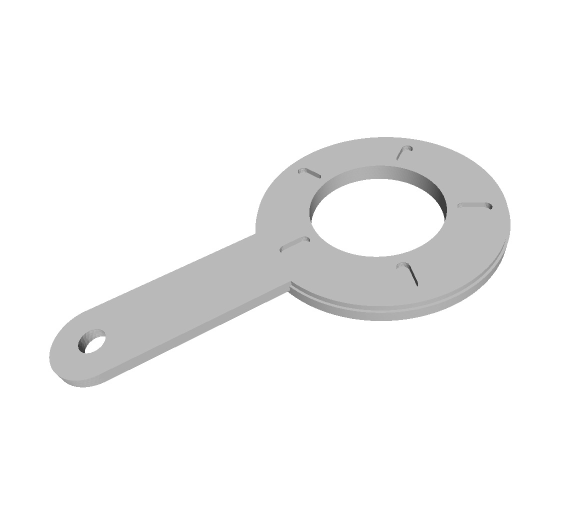
#> input picture vanishing-point/wrench.jpeg, 1150 x 1033 px (shown at 1/2 size)
$ jupyter execute vanishing_point_final.ipynb   (older library calls are emulated)
#> lines starting #> are read from the running program, lines starting #| are printed output that depends on the picture; after the words box and inside, x2 and y2 are one past the last pixel; in counts of white or black regions, pixels touching at a corner belong together
## Import modules

[cell 1]
import numpy as np
import matplotlib.pyplot as plt
import matplotlib.image as mpimg
import cv2
import random
import math
import operator
from collections import Counter

## Standard Hough Transformation Function

[cell 2]
def houghTransform(img):
    gray = cv2.cvtColor(img, cv2.COLOR_BGR2GRAY)
    # [5 lines of commented-out code are left out]
    blur= cv2.GaussianBlur(gray,(7,7),1)             # Apply Gaussian Blur with kernel size of (7,7)

    # Take the median of the image and calculate the upper and lower bound
    v =  np.median(blur)
    lower =  int(max(0 , (1.0 - 0.33) * v))
    upper = int(min(255, (1.0 + 0.33) * v))
    edges = cv2.Canny(blur, lower, upper, apertureSize=3)

    cv2.imwrite("edges.jpg", edges)

    # Compute the Hough Transform
    lines = cv2.HoughLines(edges, 1, np.pi / 180, 150)
    print("Found lines: {}".format(len(lines)))
    houghLines = []
    # Draw the lines
    for line in lines:
        rho, theta = line[0]
        if abs(theta-np.pi/90) < np.pi/9:
            continue
        a = np.cos(theta)
        b = np.sin(theta)
        x0 = a * rho
        y0 = b * rho
        x1 = int(x0 + 1000 * (-b))
        y1 = int(y0 + 1000 * (a))
        x2 = int(x0 - 1000 * (-b))
        y2 = int(y0 - 1000 * (a))
        line_points = list(((x1,y1), (x2,y2)))
        cv2.line(img,(x1,y1),(x2,y2),(0,0,255),1)
        cv2.imwrite("StandardHough.jpg", img);
        # print("line_points: ", line_points)
        houghLines.append( line_points)
        # cv2.line(img, (x1, y1), (x2, y2), (0, 0, 255), 2)
    return houghLines

## Probablistic Hough Transform

[cell 3]
def probabilistichoughTransform(img):
    gray = cv2.cvtColor(img, cv2.COLOR_BGR2GRAY)
    # kernel = np.ones((15, 15), np.uint8)

    # opening = cv2.morphologyEx(gray, cv2.MORPH_OPEN, kernel)
    gray = cv2.medianBlur(gray,3) # Removes salt and pepper noise by convolving the image with a (3,3) square kernel
    gray = cv2.GaussianBlur(gray, (9,9), 0)  # Smoothens the image by convolving the with a (9,9) Gaussian filter
    #Find Image Gradient along the Y-axis
    sobely_64f = cv2.Sobel(gray, cv2.CV_64F, 0, 1 , ksize = 3) # Sobel filter size:(3,3)
    abs_sobelx64F = np.absolute(sobely_64f)
    abs_sobelx64F = abs_sobelx64F/ abs_sobelx64F.max() * 255 # Force pixel values to be in range [0, 255]
    sobely_8u = np.uint8(abs_sobelx64F) # Force pixels to take integer values
    y_grad_threshold = sobely_8u.copy() # Make a copy for further thresholding


    # Find Image Gradient along the X-axis
    sobelx_64f = cv2.Sobel(gray, cv2.CV_64F, 1 , 0,ksize = 3) # Sobel filter size: (3,3)
    abs_sobelx = np.absolute(sobelx_64f)
    abs_sobelx = abs_sobelx/abs_sobelx.max() *  255 # Force pixel values to be in range [0, 255]
    sobelx_8u = np.uint8(abs_sobelx)

    # Find gradient direction
    grad_directions = np.arctan2(sobely_8u, sobelx_8u)
    # Threshold gradient direction image to process essential pixels only
    y_grad_threshold[y_grad_threshold > 30] = 255
    grad_directions[y_grad_threshold < 10] = -np.pi
    grad_directions_normalized = ((grad_directions*180/np.pi) + 180)/360 # Force pixels to be in range [0,1]
    grad_directions_8u = np.uint8(grad_directions_normalized * 255) # Rescale pixels to lie in [0, 255]

    # edges = cv2.Canny(gray, 50, 150, apertureSize=3)

    # cv2.imwrite("edgesProba.jpg", edges)
    # Hough Transform
    maxLineGap = 5 # max pixel spacing between 2 lines for it to be considered 1 line
    adaptive = int(75*1) # Needs to be decreased as the resolution is decreased
    minLineLength = adaptive # Min length of line in pixels to be extracted

    # Use the probabilistic Hough Transform with 'rho' value of 1 pixel and 'theta' value of 1 degree
    # The values of 'rho' and 'theta' represent the granularity of the detection scheme (rho = 1 means check every pixel, theta =  1 degree means check for every 1 degree variation) and
    # determine the dimensions of the Hough accumulator array (please see OpenCV Hough Transform for more details)
    # You can speed up line detection (by sacrificing for accuracy) by increasing the rho and theta values
    # The probabilistic Hough transform randomly samples sections of the image for lines (this only works if the image is structurally rich).
    # The output is a list in which every element describes a line by its end points (x1,y1) and (x2,y2)
    lines = cv2.HoughLinesP(grad_directions_8u,1,np.pi/180,350,minLineLength,maxLineGap) # Threshold of 400 needs to be decreased with image resolution

    # Compute the Hough Transform
    print("Found lines: {}".format(len(lines)))
    houghLinesP =  []
    formatted_hlp = []
    for i,line in enumerate(lines):
        # print(i)
        x1, y1, x2, y2 = line[0]
        line_points = list(((x1,y1), (x2,y2)))
        houghLinesP.append( line_points)
        formatted_hlp.append((x1,y1,x2,y2))
        cv2.line(img, (x1, y1), (x2, y2), (255, 0, 0), 1)
        cv2.imwrite("StandardHoughProb.jpg", img);

    return houghLinesP, formatted_hlp

[cell 4]
def determine(a, b):
    return a[0] * b[1] - a[1] * b[0]

def distancebetweenTwoPoints(p1, p2):
    '''
    calculate distance between point tuples
    '''
    x1, y1 = p1
    x2, y2 = p2
    return math.sqrt((x2 - x1)**2 + (y2 - y1)**2)
def checklineIntersection(line, p1, p2):
    '''
    check if a line passes throguh two points
    '''
    length1 = distancebetweenTwoPoints((line[0][0],line[0][1]),(p1, p2))
    length2 = distancebetweenTwoPoints((line[1][0],line[1][1]),(p1, p2))
    length3 = distancebetweenTwoPoints((line[0][0],line[0][1]),(line[1][0],line[1][1]))

    if int(length1) + int(length2)  == int(length3):
        return True
    else:
        return False
def intersectionOftwoLines(line_1,line_2, img_h, img_w):
    '''
    finds the intersection point between two lines
    '''

    xVal = (line_1[0][0] - line_1[1][0], line_2[0][0] - line_2[1][0])
    yVal = (line_1[0][1] - line_1[1][1], line_2[0][1] - line_2[1][1])

    intersect = determine(xVal, yVal)

    if intersect == 0:
        return 0,0

    temp = (determine(*line_1), determine(*line_2))
    x = determine(temp, xVal) / intersect
    y = determine(temp, yVal) / intersect

    if x <=0 or y<=0 or x>=img_w or y>=img_h:
        return img_w//2 , img_h//2
    return int(x), int(y)

def intersectionofmultipleLines(lines, img_h, img_w):
    '''
    find all pairs of lines that intersect
    '''
    intersections = []
    for i in range(len(lines)):
        for j in range(i+1, len(lines)):
            # print(lines[i])
            # print(lines[j])
            intersection = intersectionOftwoLines(lines[i], lines[j],img_h, img_w)
            if intersection not in intersections:
                intersections.append(intersection)
    return intersections

[cell 5]
def twoLineVP(img, houghLines, color , functype):
    '''
    function to get the Vanishing point using two lines
    '''
    ## TO-DO : make sure points are not negative
    countInt = {}
    i_h = int(img.shape[0])
    i_w = int(img.shape[1])
    for i,line1 in enumerate(houghLines):
        for j,line2 in enumerate(houghLines):
            # print("-- ",i,j)
            # if both the lines are same then don't process
            if line1 == line2:
                continue

            # check if point the lines are intersecting
            # print(line1, line2)
            # print(intersectionOftwoLines(line1, line2))
            pointX, pointY = intersectionOftwoLines(line1, line2, i_h, i_w)
            if pointX < 0 or pointY < 0 or pointX > i_w or pointY > i_h:
                continue
            countInt[(pointX, pointY)] = 1

            # now check for all other lines that intersect with this pair
            for lines in houghLines:
                # if lines are same then don't process
                if lines == line1 or lines == line2:
                    continue

                # check if the line is passing through the pair of points
                flag =  checklineIntersection(lines, pointX, pointY)
                if flag:
                    countInt[(pointX, pointY)] += 1


    finalInt = max(countInt.items(), key=operator.itemgetter(1))[0]
    print("Coordinates of VP : ")
    print(finalInt)
    cv2.circle(image, (int(finalInt[0]), int(finalInt[1])), int(image.shape[1]//60), (0, 255, 0), 3)
    cv2.imwrite("LinePairVP"+functype+".jpg", image)
    return finalInt

[cell 6]
# Function to get the Vanishing point using Least Square method for all the lines
def calculateError(A, x, b):
    return np.subtract(np.dot(A,x), b)
def leastSquareVP(img, houghLinesArrary, htype = "-std-"):
    A = [[0 for y in range(2)] for x in range(len(houghLinesArrary))]
    b = [[0 for y in range(1)] for x in range(len(houghLinesArrary))]
    count = 0
    for lines in houghLinesArrary:

        # Removing the Vertical and Horizontal lines
        if lines[0][0] == 0 or lines[1][0] == 0 or lines[1][0] - lines[0][0] == 0:
            lineSlope = 1
            lineAngle = 0
            continue
        else:
            lineSlope = (lines[1][1] - lines[0][1])/(lines[1][0] - lines[0][0])
            lineAngle = np.absolute(np.arctan(lineSlope)*180.0 / np.pi)

        # Check for Vertical Lines
        if lineAngle > 85 and lineAngle < 95:
            continue
        # Check for Horizontal Lines
        if lineAngle >= 0 and lineAngle < 10:
            continue

        # Convert the line to a*x + b*y = c form
        A[count][0] = -(lines[1][1] - lines[0][1])                              # -(y2-y1)
        A[count][1] = (lines[1][0] - lines[0][0])                               # x2-x1
        b[count][0] = A[count][0] * lines[0][0]  +  A[count][1] * lines[0][1]   # -(y2-y1)*x1 + (x2-x1)*y1
        count += 1

    x = [[0 for y in range(1)] for x in range(2)]
    error_array = [[0 for y in range(1)] for x in range(len(houghLinesArrary))]
    solution = [[0 for y in range(1)] for x in range(2)]
    error_value = 9999999999.1
    aTemp = [[0 for y in range(2)] for x in range(2)]
    bTemp = [[0 for y in range(1)] for x in range(2)]

    # iterate through the rows
    for i in range(count):
        for j in range(count):

            if i >= j:
                continue

            # Store the values of A & b in temp
            aTemp[0] = A[i]
            aTemp[1] = A[j]
            bTemp[0] = b[i]
            bTemp[1] = b[j]

            # check if the rank of A temp matrix is 2, if not skip
            if not np.linalg.matrix_rank(aTemp) == 2:
                continue

            # Calculate A*x = b, get x value by passing A & b
            x = np.linalg.solve(aTemp, bTemp)
            # print("x = ", x)
            if x[0] <=0 or x[1] <=0 or x[0] >= img.shape[1] or x[1] >= img.shape[0]:
                continue

            if len(x) == 0 or len(x[0]) == 0:
                continue

            # Calculate error assuming perfect intersection [A * x - b]
            error_array = calculateError(A, x, b);
            error_array = error_array/1000              # reducing error

            tempError = 0

            # sum up all the error values
            for i in range(len(error_array)):
                tempError += error_array[i][0] * error_array[i][0] / 1000

            tempError = tempError / 1000000

            # Check if current errorValue is less than minimum error, if so then update the solution & error value
            if(error_value > tempError):
                solution = x
                error_value = tempError

    # plot the value of solution using a circle to get an approx. vanishing point
    print("solution : ", solution)
    cv2.circle(img, (int(solution[0][0]), int(solution[1][0])), 50,(0, 0, 255), 10)
    cv2.imwrite("LeastSquareStandardHough"+htype+".jpg", img);

[cell 7]
def filterHoughLines_ (img,lines, vpX = 0, vpY = 0):
    i_x = vpX # x-coordinate of the vanishing point
    i_y = vpY  # y-coordinate of the vanishing point
    i_h = int(img.shape[0]) # image height
    i_w = int(img.shape[1] * 1) # image width


    # Intailizing empty lists
    lines_r_l = []

    # Yellow line to visualize vanishing point change with lateral camera movement
    # cv2.line(img,(0,int(i_h/(3))),(i_w,int(i_h/(3))),(0,255,255),2)

    # Select lines that satisfy application constraints (detecting lines ina an indoor corridor)
    if lines is not None:
        for line in lines:
            x1, y1, x2, y2 = line
            # [4 lines of commented-out code are left out]
            if (x1- x2)!=0: # Make sure lines are not collinear
                theta = np.arctan2((y2-y1),(x2-x1))
                m2= np.tan(theta)
                l_mag = np.sqrt(np.square(x1 - x2) + np.square(y1 - y2))

                # Extend the lines to the entire image and compute the intersetion point
                c2 = y1 - m2*x1
                x3 = int(((i_w/2)+20) + x1) # 1000 was chosen arbitrarily (any number higher than half the image width)
                y3 = int(m2*x3 + c2)
                x4 = int(x1 - ((i_h/2)+20)) # 1000 was chosen arbitrarily
                y4 = int(m2*x4 + c2)
                # [4 lines of commented-out code are left out]
                if abs(theta) > 0.1 and l_mag > 20  and abs(theta) < 1.3: # Eliminate short lines and lines that are close to being perfectly horizontal or vertical
                    line_points = list(((int(x3),int(y3)), (int(x4),int(y4))))
                    lines_r_l.append(line_points)
                    cv2.line(img,(x3,y3),(x4,y4),(150,0,255),1)
                    cv2.imwrite("FilteredHoughP.jpg", img);

        print("Found lines: {}".format(len(lines_r_l)))
        return lines_r_l

    else:
        return lines # Since there were no measurement for this frame, return state info twice

[cell 8]
# [37 lines left out: functions computeHomologousRepresentation, computeIntersection, not called in this run]

def crossProduct(x,y):
	res = np.dot(np.matrix([[0,-x[2],x[1]],[x[2],0,-x[0]],[-x[1],x[0],0]]),np.array(y).T)
	return np.array(res)

# [22 lines left out: function findIntersectionfromHomogenousRepresentationsofLines, not called in this run]

[cell 9]
# [7 lines of commented-out code are left out]

## Driver Code

[cell 10]
import random
imageName = "wrench.jpeg"
image = cv2.imread(imageName)
#> image is the input picture: shape (1033, 1150, 3); min 53, max 255, mean 243.7
houghLines = houghTransform(image)
#> in houghTransform, `v =  np.median(blur)`: v = 255
#> in houghTransform, `lower =  int(max(0 , (1.0 - 0.33) * v))`: lower = 170
#> in houghTransform, `upper = int(min(255, (1.0 + 0.33) * v))`: upper = 255
#> in houghTransform, `edges = cv2.Canny(blur, lower, upper, apertureSize=3)`:
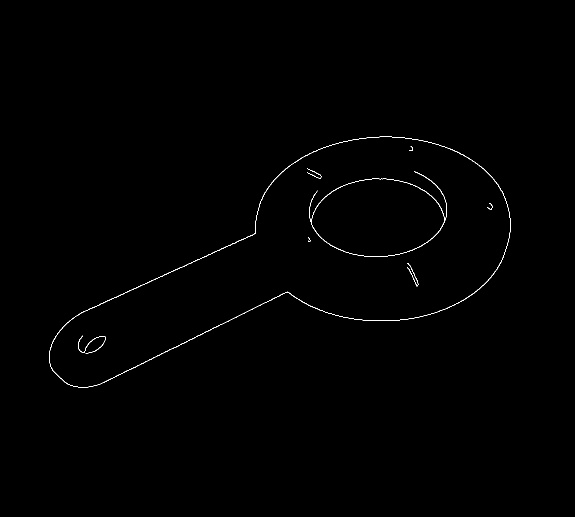
#> edges: shape (1033, 1150) (shown at 1/2 size); 0.34% white in thin lines or dots, all inside (x1, y1, x2, y2) = (98, 273, 1021, 776)
#> in houghTransform, `lines = cv2.HoughLines(edges, 1, np.pi / 180, 150)`: lines = [[777, 1.12], [637, 1.13]]
#| Found lines: 2
#> the loop in houghTransform, `for line in lines:` made 2 passes
#> (rho, theta, a, b, x0, y0, x1, y1) on passes 1 to 2: (777, 1.12, 0.438, 0.899, 340.6, 698.4, -558, 1136), (637, 1.13, 0.423, 0.906, 269.2, 577.3, -637, 999)
#> pass 1, in houghTransform, `cv2.imwrite("StandardHough.jpg", img);`:
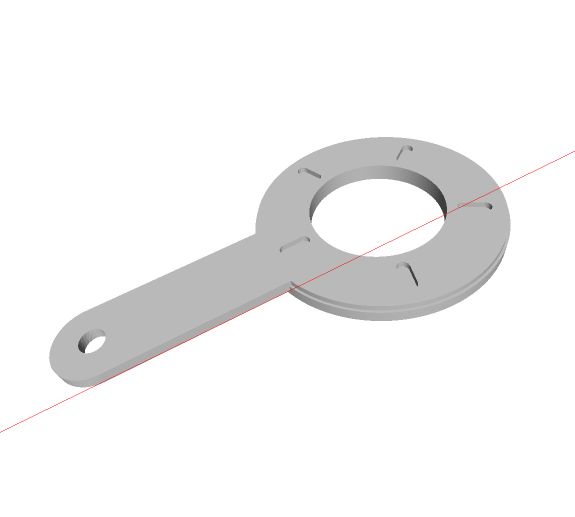
#> saved as StandardHough.jpg: shape (1033, 1150, 3) (shown at 1/2 size); mean B, G, R 243.5, 243.5, 243.7
#> pass 2, in houghTransform, `cv2.imwrite("StandardHough.jpg", img);`:
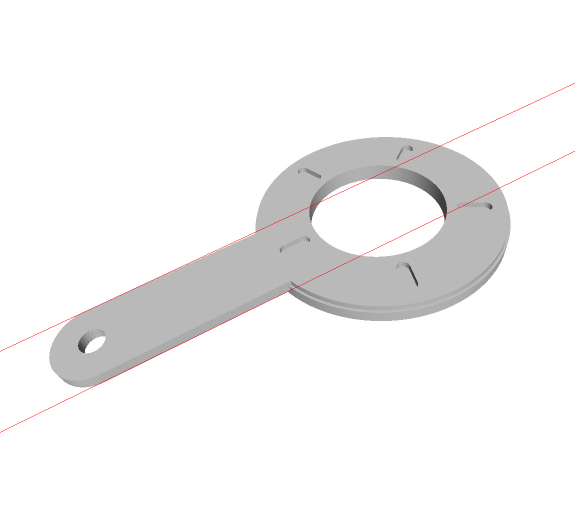
#> saved as StandardHough.jpg: shape (1033, 1150, 3) (shown at 1/2 size); mean B, G, R 243.3, 243.3, 243.8
#> after the loop in houghTransform, `for line in lines:`: houghLines = [[(-558, 1136), (1239, 259)], [(-637, 999), (1175, 154)]]
vpp_x,vpp_y = twoLineVP(image, houghLines,(255, 100, 100),"-standard-")
#> the loop in twoLineVP, `for i,line1 in enumerate(houghLines):` made 2 passes
#> line1 on passes 1 to 2: [(-558, 1136), (1239, 259)], [(-637, 999), (1175, 154)]
#> after the loop in twoLineVP, `for i,line1 in enumerate(houghLines):`: countInt = {(575, 516): 1}
#> in twoLineVP, `finalInt = max(countInt.items(), key=operator.itemgetter(1))[0]`: finalInt = (575, 516)
#| (575, 516)
#> in twoLineVP, `cv2.circle(image, (int(finalInt[0]), int(finalInt[1])), int(image.shap..`:
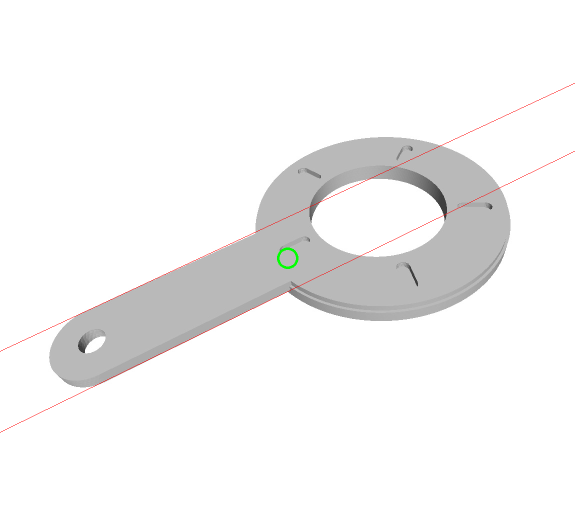
#> image: shape (1033, 1150, 3) (shown at 1/2 size); 0.05% of pixels changed, all inside (x1, y1, x2, y2) = (554, 495, 597, 538)
#> vpp_x = 575; vpp_y = 516

print("------------------------------------1----------------------------------------------------")
image = cv2.imread(imageName)
houghLinesP, hlp  = probabilistichoughTransform(image)
#> in probabilistichoughTransform, `sobely_64f = cv2.Sobel(gray, cv2.CV_64F, 0, 1 , ksize = 3)`:
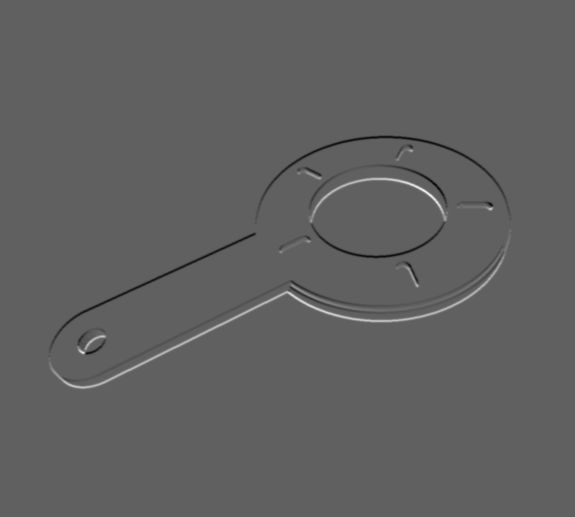
#> sobely_64f: shape (1033, 1150) float64 (shown at 1/2 size); min -140, max 229, mean 0; drawn with min black and max white
#> in probabilistichoughTransform, `sobelx_64f = cv2.Sobel(gray, cv2.CV_64F, 1 , 0,ksize = 3)`:
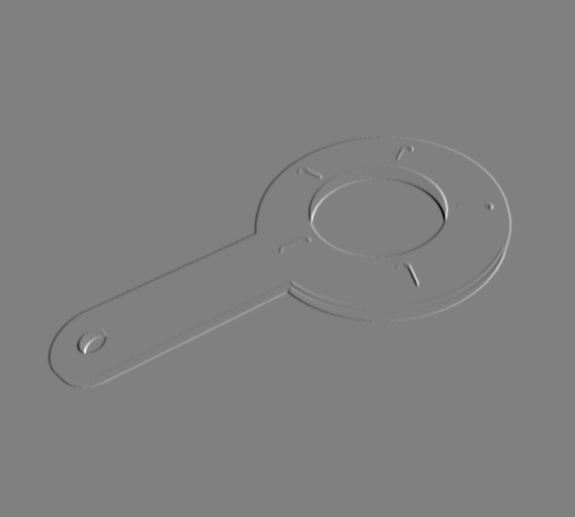
#> sobelx_64f: shape (1033, 1150) float64 (shown at 1/2 size); min -330, max 327, mean 0; drawn with min black and max white
#> in probabilistichoughTransform, `y_grad_threshold[y_grad_threshold > 30] = 255`:
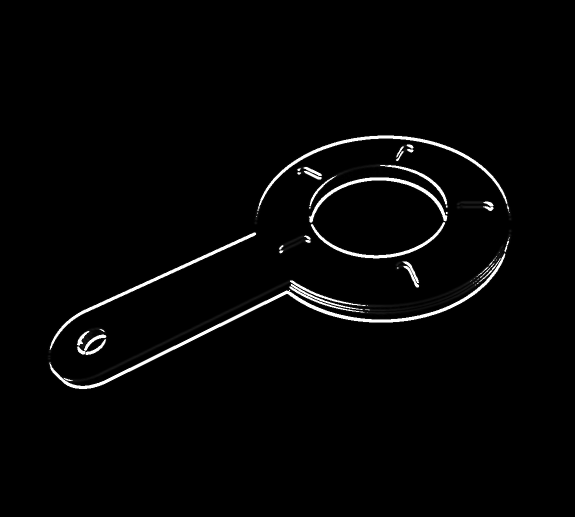
#> y_grad_threshold: shape (1033, 1150) (shown at 1/2 size); min 0, max 255, mean 5.2
#> in probabilistichoughTransform, `grad_directions[y_grad_threshold < 10] = -np.pi`:
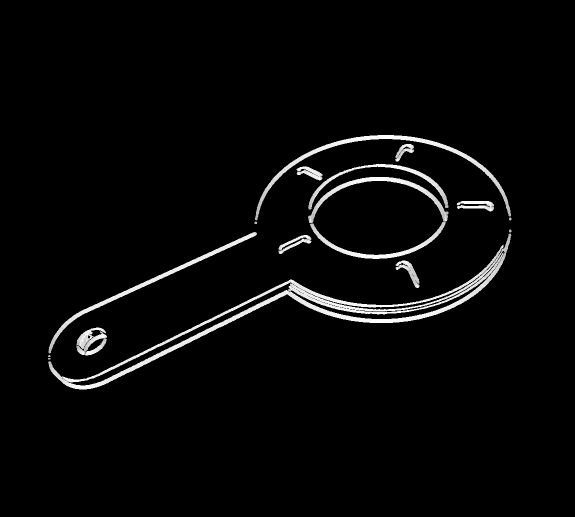
#> grad_directions: shape (1033, 1150) float16 (shown at 1/2 size); min -3.14, max 1.57, mean -2.99; drawn with min black and max white
#> in probabilistichoughTransform, `grad_directions_normalized = ((grad_directions*180/np.pi) + 180)/360`:
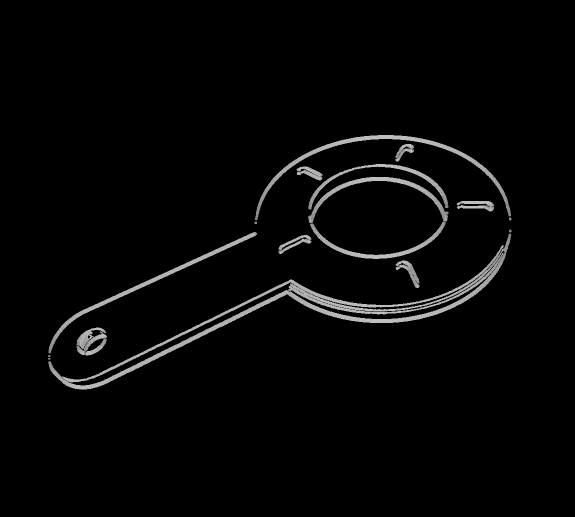
#> grad_directions_normalized: shape (1033, 1150) float32 (shown at 1/2 size); min 0, max 0.75, mean 0.0238
#> in probabilistichoughTransform, `lines = cv2.HoughLinesP(grad_directions_8u,1,np.pi/180,350,minLineLeng..`: lines = 22 rows, first 6: [178, 777, 577, 582], [208, 760, 600, 569], [181, 757, 586, 560], [171, 760, 583, 559], [188, 775, 581, 584], [134, 641, 512, 465]
#| Found lines: 22
#> the loop in probabilistichoughTransform, `for i,line in enumerate(lines):` made 22 passes
#> pass 2, in probabilistichoughTransform, `cv2.imwrite("StandardHoughProb.jpg", img);`:
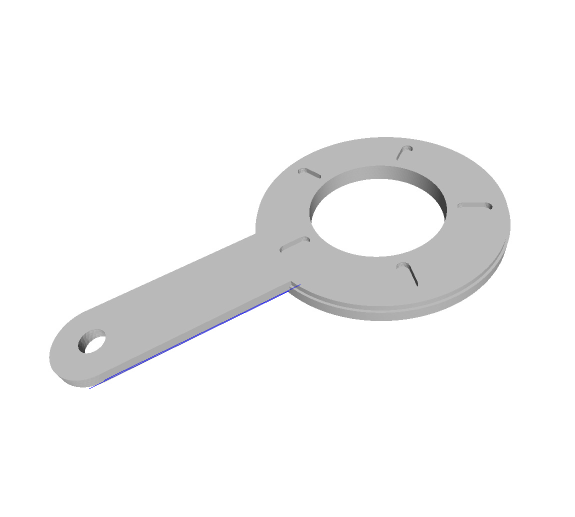
#> saved as StandardHoughProb.jpg: shape (1033, 1150, 3) (shown at 1/2 size); mean B, G, R 243.7, 243.6, 243.6
#> after the loop in probabilistichoughTransform, `for i,line in enumerate(lines):`: formatted_hlp = 22 items, first 6: (178, 777, 577, 582), (208, 760, 600, 569), (181, 757, 586, 560), (171, 760, 583, 559), (188, 775, 581, 584), (134, 641, 512, 465); houghLinesP = 22 items
#> (the rest of the program and of its run is left out)
